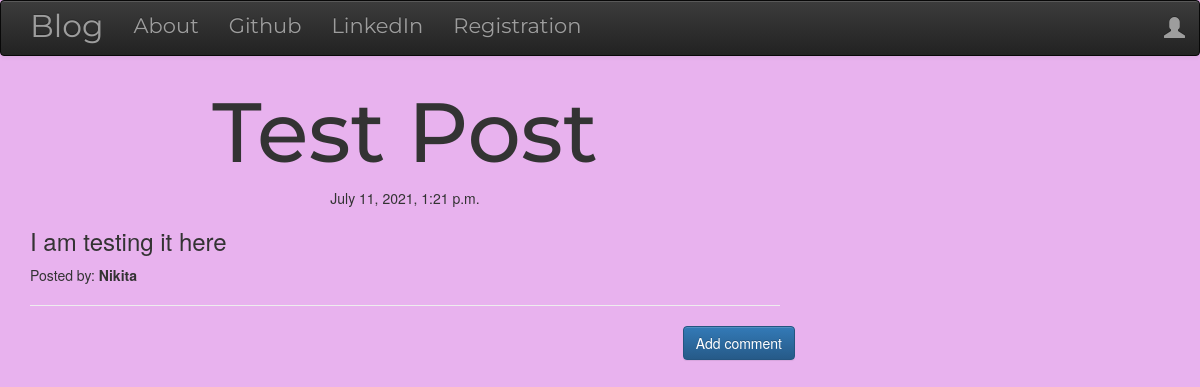
Screenshot of /post/2 with the database file from the repository.
### blog/models.py (models this page shows, shortened)
class Post(models.Model):
    author = models.ForeignKey('auth.User',on_delete=models.CASCADE)
    title = models.CharField(max_length=200)
    text = models.TextField()
    created_date = models.DateTimeField(default=timezone.now)
    published_date = models.DateTimeField(blank=True, null=True)

### blog/views.py (the view)
# urls.py: path('post/<int:pk>', views.PostDetailView.as_view(), name='post_detail'),
class PostDetailView(DetailView):
    model = Post

### blog/templates/blog/post_detail.html (shortened to what this page needs)
{% extends 'blog/base.html' %}
{% block content %}
        <h1 class='posttitle loader'>{{ post.title }}</h1>
        {% if post.published_date %}
            <div class="date postdate">
                {{ post.published_date }}
            </div>
        {% else %}
            <a class="btn btn-default" href="{% url 'post_publish' pk=post.pk %}">Publish</a>
        {% endif %}
      <p class='postcontent' >{{ post.text|safe|linebreaksbr }}</p>
      <p>Posted by: <strong>{{ post.author }}</strong></p>
  <hr>
  <a class="btn btn-primary btn-comment" href="{% url 'add_comment_to_post' pk=post.pk %}">Add comment</a>
  <div class="container">
  {% for comment in post.comments.all %}
  <br>
  {% empty %}
      <p>No comments posted.</p>
  {% endfor %}
</div>
{% endblock %}

### blog/static/css/blog.css (style rules this page uses)
.postdate { text-align: center; }
.posttitle { font-family: 'Montserrat', sans-serif; font-size: 6em; text-align: center; }
.postcontent { font-family: 'Montserrat'; font-size: 1.5em; }
.btn-comment { position: absolute; right: 0px; }
.loader { filter:hue-rotate(0deg); color: linear-gradient(45deg,#0f8,#08f); animation:hue 5000ms infinite linear; }
.bg { background-color: #E8B2EE ; }

### rows the page displays
Post: title "Test Post", published_date "July 11, 2021, 1:21 p.m.", text "I am testing it here", author "Nikita"
